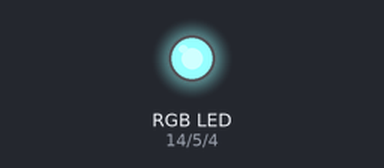
Bench run of a sketch on a simulated ESP8266 (NodeMCU). On the bench: an RGB LED mixed from three pins (HIGH = lit). Random numbers use the default seed unless the sketch sets one.

Above: at 0.05 s.
At 2.75 s:
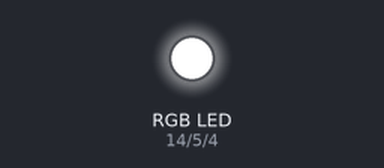
At 11.95 s:
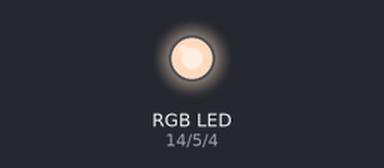
At 20.95 s:
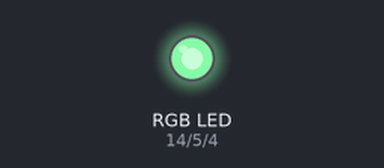
At 27.41 s:
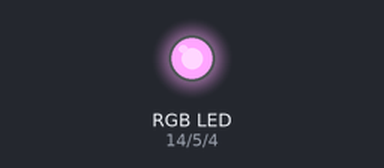
At 39.36 s:
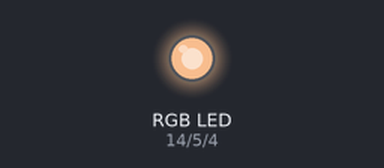
Timing chart, 0 to 40.0 s (numbered marks = the images above):
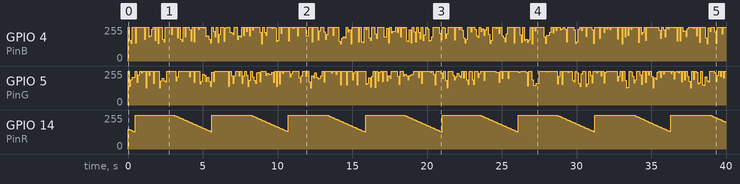

The sketch:

ledRGB.ino
```cpp
void setColor(int red, int green, int blue);

#define PinR  14
#define PinG  5
#define PinB  4

char R = 100, G = 100, B = 100;

void setup()
{
  Serial.begin(115200);
  pinMode(PinR, OUTPUT);
  pinMode(PinG, OUTPUT);
  pinMode(PinB, OUTPUT);
  analogWriteRange(255);
  analogWriteFreq(1000);
  setColor(255, 150, 0);
}


void loop()
{

  R += 5;
  B += rand() * 10;
  G += rand() * 10;
  setColor(R, G, B);
  delay(100);
}

void setColor(int red, int green, int blue)
{
  red = 255 - red;
  green = 255 - green;
  blue = 255 - blue;
  analogWrite(PinR, red);
  analogWrite(PinG, green);
  analogWrite(PinB, blue);
}
```

Measured:
- by itself, GPIO 5 (PinG): 0/255 → 255/255 at 0.00 s, → 141/255 0.10 s later, → 189/255 0.10 s later, → 209/255 0.10 s later, … (291 changes in this stretch)
- by itself, GPIO 4 (PinB): 255/255 → 155/255 at 0.10 s, → 135/255 0.10 s later, → 255/255 0.10 s later, → 137/255 0.20 s later, … (301 changes in this stretch)
